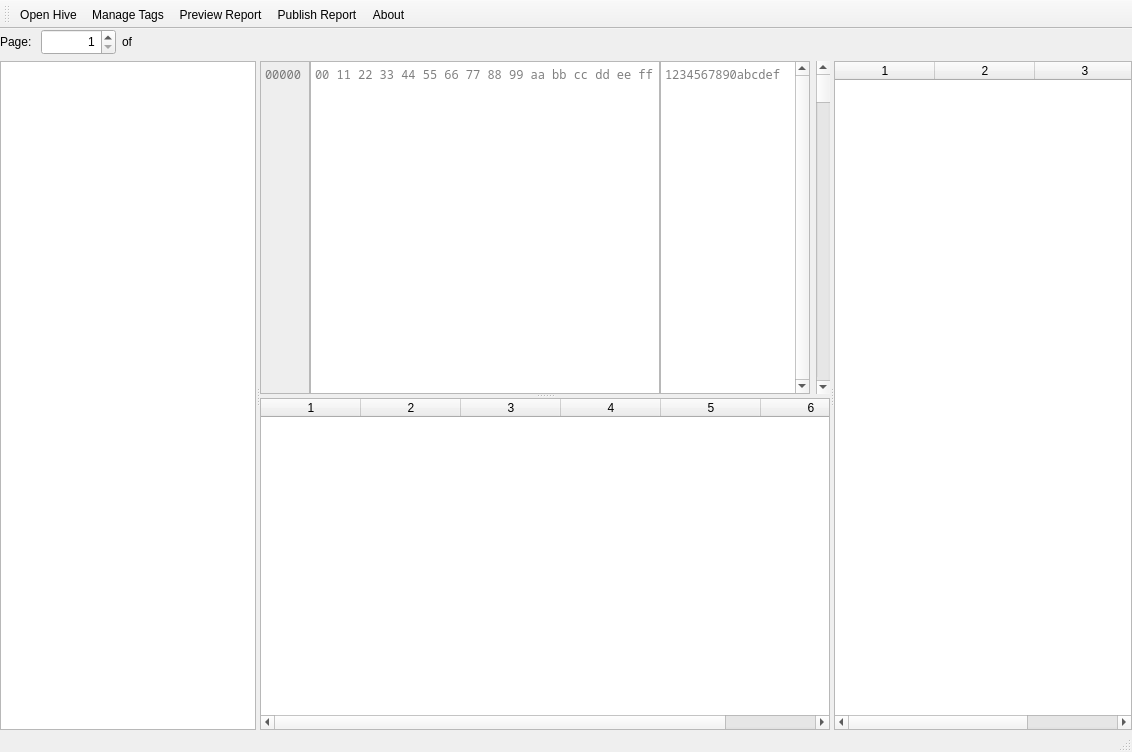
<?xml version="1.0" encoding="UTF-8"?>
<ui version="4.0">
 <class>WombatSqlite</class>
 <widget class="QMainWindow" name="WombatSqlite">
  <property name="geometry">
   <rect>
    <x>0</x>
    <y>0</y>
    <width>1132</width>
    <height>752</height>
   </rect>
  </property>
  <property name="windowTitle">
   <string>Wombat SQLite Forensics</string>
  </property>
  <property name="windowIcon">
   <iconset resource="wombatsqlite.qrc">
    <normaloff>:/wombat</normaloff>:/wombat</iconset>
  </property>
  <widget class="QWidget" name="centralwidget">
   <layout class="QVBoxLayout" name="verticalLayout">
    <property name="spacing">
     <number>6</number>
    </property>
    <property name="leftMargin">
     <number>0</number>
    </property>
    <property name="topMargin">
     <number>0</number>
    </property>
    <property name="rightMargin">
     <number>0</number>
    </property>
    <property name="bottomMargin">
     <number>0</number>
    </property>
    <item>
     <layout class="QHBoxLayout" name="horizontalLayout">
      <property name="spacing">
       <number>6</number>
      </property>
      <item>
       <widget class="QLabel" name="label">
        <property name="sizePolicy">
         <sizepolicy hsizetype="Preferred" vsizetype="Preferred">
          <horstretch>0</horstretch>
          <verstretch>0</verstretch>
         </sizepolicy>
        </property>
        <property name="minimumSize">
         <size>
          <width>0</width>
          <height>0</height>
         </size>
        </property>
        <property name="maximumSize">
         <size>
          <width>16777215</width>
          <height>26</height>
         </size>
        </property>
        <property name="text">
         <string>Page: </string>
        </property>
       </widget>
      </item>
      <item>
       <widget class="QSpinBox" name="pagespinbox">
        <property name="minimumSize">
         <size>
          <width>75</width>
          <height>0</height>
         </size>
        </property>
        <property name="maximumSize">
         <size>
          <width>16777215</width>
          <height>26</height>
         </size>
        </property>
        <property name="alignment">
         <set>Qt::AlignRight|Qt::AlignTrailing|Qt::AlignVCenter</set>
        </property>
        <property name="suffix">
         <string/>
        </property>
        <property name="prefix">
         <string/>
        </property>
        <property name="minimum">
         <number>1</number>
        </property>
       </widget>
      </item>
      <item>
       <widget class="QLabel" name="countlabel">
        <property name="minimumSize">
         <size>
          <width>0</width>
          <height>0</height>
         </size>
        </property>
        <property name="maximumSize">
         <size>
          <width>16777215</width>
          <height>26</height>
         </size>
        </property>
        <property name="text">
         <string>of </string>
        </property>
       </widget>
      </item>
      <item>
       <spacer name="horizontalSpacer">
        <property name="orientation">
         <enum>Qt::Horizontal</enum>
        </property>
        <property name="sizeHint" stdset="0">
         <size>
          <width>40</width>
          <height>20</height>
         </size>
        </property>
       </spacer>
      </item>
     </layout>
    </item>
    <item>
     <widget class="QSplitter" name="splitter_2">
      <property name="orientation">
       <enum>Qt::Horizontal</enum>
      </property>
      <widget class="QListWidget" name="treewidget">
       <property name="showDropIndicator" stdset="0">
        <bool>false</bool>
       </property>
       <property name="alternatingRowColors">
        <bool>true</bool>
       </property>
       <property name="selectionBehavior">
        <enum>QAbstractItemView::SelectRows</enum>
       </property>
       <property name="uniformItemSizes">
        <bool>true</bool>
       </property>
      </widget>
      <widget class="QSplitter" name="splitter">
       <property name="sizePolicy">
        <sizepolicy hsizetype="Expanding" vsizetype="Expanding">
         <horstretch>1</horstretch>
         <verstretch>0</verstretch>
        </sizepolicy>
       </property>
       <property name="orientation">
        <enum>Qt::Vertical</enum>
       </property>
       <widget class="QWidget" name="horizontalLayoutWidget">
        <layout class="QHBoxLayout" name="horizontalLayout_2">
         <property name="spacing">
          <number>0</number>
         </property>
         <property name="sizeConstraint">
          <enum>QLayout::SetDefaultConstraint</enum>
         </property>
         <item>
          <widget class="QPlainTextEdit" name="offsetedit">
           <property name="sizePolicy">
            <sizepolicy hsizetype="Maximum" vsizetype="Expanding">
             <horstretch>0</horstretch>
             <verstretch>0</verstretch>
            </sizepolicy>
           </property>
           <property name="minimumSize">
            <size>
             <width>50</width>
             <height>0</height>
            </size>
           </property>
           <property name="maximumSize">
            <size>
             <width>50</width>
             <height>16777215</height>
            </size>
           </property>
           <property name="font">
            <font>
             <family>Noto Sans Mono</family>
            </font>
           </property>
           <property name="styleSheet">
            <string notr="true">background-color: #eee;</string>
           </property>
           <property name="verticalScrollBarPolicy">
            <enum>Qt::ScrollBarAlwaysOff</enum>
           </property>
           <property name="horizontalScrollBarPolicy">
            <enum>Qt::ScrollBarAlwaysOff</enum>
           </property>
           <property name="undoRedoEnabled">
            <bool>false</bool>
           </property>
           <property name="readOnly">
            <bool>true</bool>
           </property>
           <property name="placeholderText">
            <string>00000</string>
           </property>
          </widget>
         </item>
         <item>
          <widget class="QPlainTextEdit" name="hexedit">
           <property name="sizePolicy">
            <sizepolicy hsizetype="Fixed" vsizetype="Expanding">
             <horstretch>0</horstretch>
             <verstretch>0</verstretch>
            </sizepolicy>
           </property>
           <property name="minimumSize">
            <size>
             <width>350</width>
             <height>0</height>
            </size>
           </property>
           <property name="maximumSize">
            <size>
             <width>350</width>
             <height>16777215</height>
            </size>
           </property>
           <property name="baseSize">
            <size>
             <width>0</width>
             <height>0</height>
            </size>
           </property>
           <property name="font">
            <font>
             <family>Noto Sans Mono</family>
            </font>
           </property>
           <property name="verticalScrollBarPolicy">
            <enum>Qt::ScrollBarAlwaysOff</enum>
           </property>
           <property name="horizontalScrollBarPolicy">
            <enum>Qt::ScrollBarAlwaysOff</enum>
           </property>
           <property name="undoRedoEnabled">
            <bool>false</bool>
           </property>
           <property name="readOnly">
            <bool>true</bool>
           </property>
           <property name="textInteractionFlags">
            <set>Qt::TextSelectableByKeyboard|Qt::TextSelectableByMouse</set>
           </property>
           <property name="placeholderText">
            <string>00 11 22 33 44 55 66 77 88 99 aa bb cc dd ee ff</string>
           </property>
          </widget>
         </item>
         <item>
          <widget class="QPlainTextEdit" name="utf8edit">
           <property name="sizePolicy">
            <sizepolicy hsizetype="Fixed" vsizetype="Expanding">
             <horstretch>0</horstretch>
             <verstretch>0</verstretch>
            </sizepolicy>
           </property>
           <property name="minimumSize">
            <size>
             <width>150</width>
             <height>0</height>
            </size>
           </property>
           <property name="maximumSize">
            <size>
             <width>150</width>
             <height>16777215</height>
            </size>
           </property>
           <property name="font">
            <font>
             <family>Noto Sans Mono</family>
            </font>
           </property>
           <property name="acceptDrops">
            <bool>false</bool>
           </property>
           <property name="verticalScrollBarPolicy">
            <enum>Qt::ScrollBarAlwaysOn</enum>
           </property>
           <property name="horizontalScrollBarPolicy">
            <enum>Qt::ScrollBarAlwaysOff</enum>
           </property>
           <property name="undoRedoEnabled">
            <bool>false</bool>
           </property>
           <property name="readOnly">
            <bool>true</bool>
           </property>
           <property name="textInteractionFlags">
            <set>Qt::TextSelectableByKeyboard|Qt::TextSelectableByMouse</set>
           </property>
           <property name="placeholderText">
            <string>1234567890abcdef</string>
           </property>
          </widget>
         </item>
         <item>
          <spacer name="horizontalSpacer_2">
           <property name="orientation">
            <enum>Qt::Horizontal</enum>
           </property>
           <property name="sizeHint" stdset="0">
            <size>
             <width>40</width>
             <height>20</height>
            </size>
           </property>
          </spacer>
         </item>
         <item>
          <widget class="QScrollBar" name="editscrollbar">
           <property name="orientation">
            <enum>Qt::Vertical</enum>
           </property>
          </widget>
         </item>
        </layout>
       </widget>
       <widget class="QTableWidget" name="tablewidget">
        <property name="sizePolicy">
         <sizepolicy hsizetype="Expanding" vsizetype="Expanding">
          <horstretch>1</horstretch>
          <verstretch>0</verstretch>
         </sizepolicy>
        </property>
        <property name="editTriggers">
         <set>QAbstractItemView::NoEditTriggers</set>
        </property>
        <property name="showDropIndicator" stdset="0">
         <bool>false</bool>
        </property>
        <property name="alternatingRowColors">
         <bool>true</bool>
        </property>
        <property name="selectionMode">
         <enum>QAbstractItemView::SingleSelection</enum>
        </property>
        <property name="selectionBehavior">
         <enum>QAbstractItemView::SelectRows</enum>
        </property>
        <property name="cornerButtonEnabled">
         <bool>false</bool>
        </property>
        <property name="rowCount">
         <number>0</number>
        </property>
        <property name="columnCount">
         <number>6</number>
        </property>
        <attribute name="verticalHeaderVisible">
         <bool>false</bool>
        </attribute>
        <column/>
        <column/>
        <column/>
        <column/>
        <column/>
        <column/>
       </widget>
      </widget>
      <widget class="QTableWidget" name="propwidget">
       <property name="sizePolicy">
        <sizepolicy hsizetype="Expanding" vsizetype="Expanding">
         <horstretch>1</horstretch>
         <verstretch>0</verstretch>
        </sizepolicy>
       </property>
       <property name="sizeAdjustPolicy">
        <enum>QAbstractScrollArea::AdjustToContents</enum>
       </property>
       <property name="editTriggers">
        <set>QAbstractItemView::NoEditTriggers</set>
       </property>
       <property name="dragDropOverwriteMode">
        <bool>false</bool>
       </property>
       <property name="alternatingRowColors">
        <bool>true</bool>
       </property>
       <property name="selectionMode">
        <enum>QAbstractItemView::SingleSelection</enum>
       </property>
       <property name="selectionBehavior">
        <enum>QAbstractItemView::SelectRows</enum>
       </property>
       <property name="columnCount">
        <number>3</number>
       </property>
       <attribute name="verticalHeaderVisible">
        <bool>false</bool>
       </attribute>
       <column/>
       <column/>
       <column/>
      </widget>
     </widget>
    </item>
   </layout>
  </widget>
  <widget class="QMenuBar" name="menubar">
   <property name="geometry">
    <rect>
     <x>0</x>
     <y>0</y>
     <width>1132</width>
     <height>22</height>
    </rect>
   </property>
  </widget>
  <widget class="QStatusBar" name="statusbar"/>
  <widget class="QToolBar" name="toolBar">
   <property name="windowTitle">
    <string>toolBar</string>
   </property>
   <attribute name="toolBarArea">
    <enum>TopToolBarArea</enum>
   </attribute>
   <attribute name="toolBarBreak">
    <bool>false</bool>
   </attribute>
   <addaction name="actionOpenDB"/>
   <addaction name="actionManageTags"/>
   <addaction name="actionPreviewReport"/>
   <addaction name="actionPublish"/>
   <addaction name="actionAbout"/>
  </widget>
  <action name="actionOpenDB">
   <property name="icon">
    <iconset resource="wombatsqlite.qrc">
     <normaloff>:/bar/open</normaloff>:/bar/open</iconset>
   </property>
   <property name="text">
    <string>Open Hive</string>
   </property>
   <property name="shortcut">
    <string>Ctrl+O</string>
   </property>
  </action>
  <action name="actionManageTags">
   <property name="icon">
    <iconset resource="wombatsqlite.qrc">
     <normaloff>:/bar/managetags</normaloff>:/bar/managetags</iconset>
   </property>
   <property name="text">
    <string>Manage Tags</string>
   </property>
   <property name="toolTip">
    <string>Manage Tags</string>
   </property>
   <property name="shortcut">
    <string>Ctrl+M</string>
   </property>
  </action>
  <action name="actionAbout">
   <property name="icon">
    <iconset resource="wombatsqlite.qrc">
     <normaloff>:/help</normaloff>:/help</iconset>
   </property>
   <property name="text">
    <string>About</string>
   </property>
   <property name="toolTip">
    <string>About</string>
   </property>
   <property name="shortcut">
    <string>Ctrl+A</string>
   </property>
  </action>
  <action name="actionPreviewReport">
   <property name="icon">
    <iconset resource="wombatsqlite.qrc">
     <normaloff>:/bar/previewreport</normaloff>:/bar/previewreport</iconset>
   </property>
   <property name="text">
    <string>Preview Report</string>
   </property>
   <property name="toolTip">
    <string>Preview Report</string>
   </property>
   <property name="shortcut">
    <string>Ctrl+P</string>
   </property>
  </action>
  <action name="actionPublish">
   <property name="icon">
    <iconset resource="wombatsqlite.qrc">
     <normaloff>:/bar/publish</normaloff>:/bar/publish</iconset>
   </property>
   <property name="text">
    <string>Publish Report</string>
   </property>
   <property name="toolTip">
    <string>Publish Report</string>
   </property>
   <property name="shortcut">
    <string>Ctrl+G</string>
   </property>
  </action>
 </widget>
 <resources>
  <include location="wombatsqlite.qrc"/>
 </resources>
 <connections/>
</ui>
